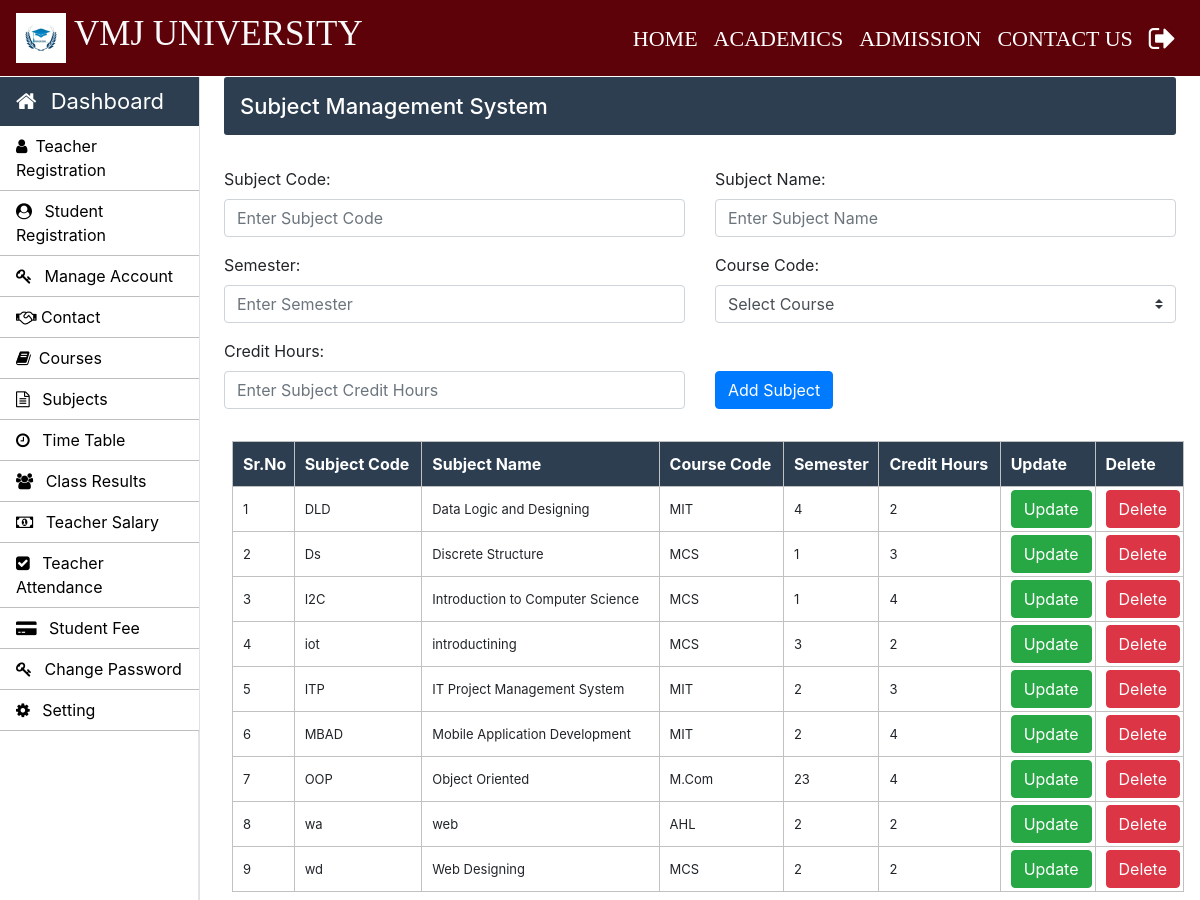
The page /admin/subjects.php (signed in) on the database as committed earlier.
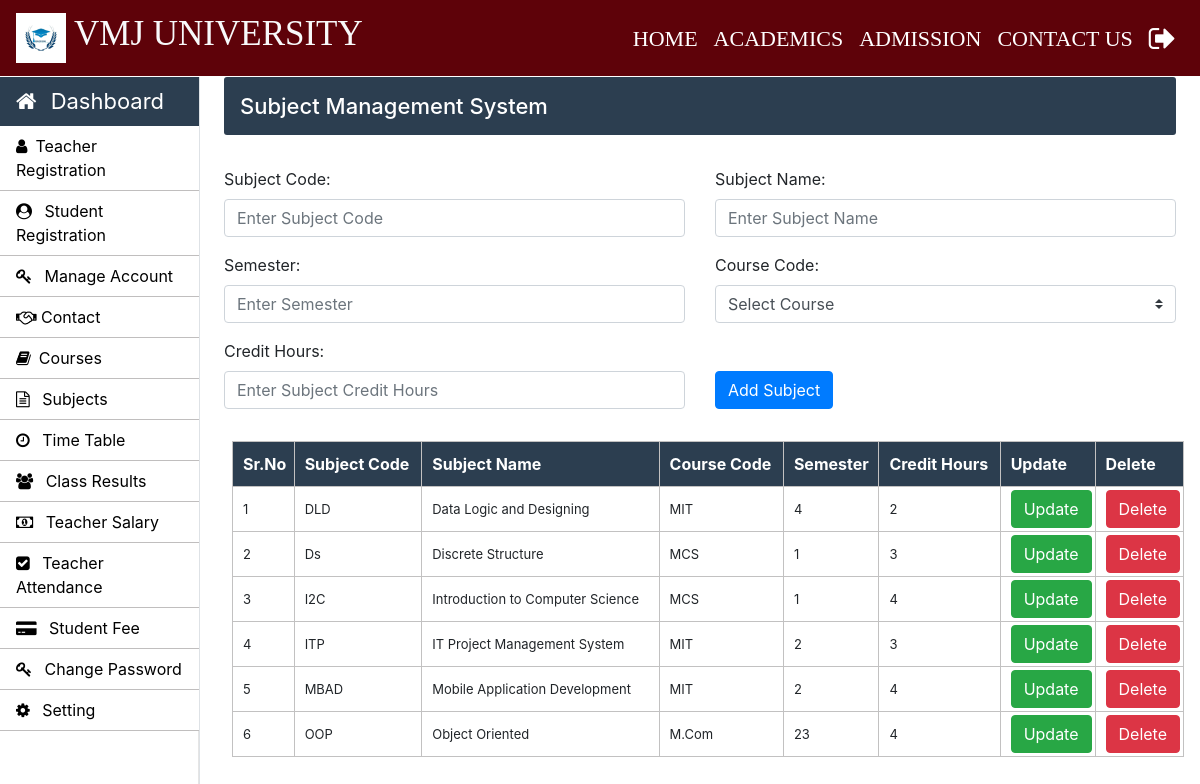
The same page on the database as committed later.
### tables this page shows
CREATE TABLE IF NOT EXISTS `course_subjects` (
  `subject_code` varchar(10) NOT NULL,
  `subject_name` varchar(50) NOT NULL,
  `course_code` varchar(10) NOT NULL,
  `semester` int NOT NULL,
  `dept_id` int DEFAULT NULL,
  `credit_hours` int NOT NULL,
  PRIMARY KEY (`subject_code`)
);

### admin/subjects.php (the view, shortened to what this page needs)
<!doctype html>
<html lang="en">
<head>
</head>
<body>
	<?php include('../common/common-header.php') ?>
	<?php include('../common/admin-sidebar.php') ?>
	<main role="main" class="col-xl-10 col-lg-9 col-md-8 ml-sm-auto px-md-4 mb-2 w-100">
		<div class="sub-main">
			<div class="bar-margin text-center d-flex flex-wrap flex-md-nowrap pt-3 pb-2 mb-3 text-white admin-dashboard pl-3">
				<h4>Subject Management System </h4>
			</div>
			<div class="row">
				<div class="col-md-12">
					<form action="subjects.php" method="post">
						<div class="row mt-3">
							<div class="col-md-6">
								<div class="form-group">
									<label for="exampleInputEmail1">Subject Code: </label>
									<input type="text" name="subject_code" class="form-control" required placeholder="Enter Subject Code">
								</div>
							</div>
							<div class="col-md-6">
								<div class="form-group">
									<label for="exampleInputPassword1">Subject Name:</label>
									<input type="text" name="subject_name" class="form-control" required placeholder="Enter Subject Name">
								</div>
							</div>
						</div>
						<div class="row">
							<div class="col-md-6">
								<div class="form-group">
									<label for="exampleInputPassword1">Semester:</label>
									<input type="text" name="semester" class="form-control" required placeholder="Enter Semester">
								</div>
							</div>
							<div class="col-md-6">
								<div class="form-group">
									<label for="exampleInputEmail1">Course Code:</label>
									<select class="browser-default custom-select" name="course_code">
										<option>Select Course</option>
									</select>
								</div>
							</div>
						</div>
						<div class="row">
							<div class="col-md-6">
								<div class="form-group">
									<label for="exampleInputPassword1">Credit Hours:</label>
									<input type="number" name="credit_hours" class="form-control" placeholder="Enter Subject Credit Hours" required>
								</div>
							</div>
							<div class="col-md-6 mt-4">
								<div class="form-group pt-2">
									<input type="submit" name="sub" value="Add Subject" class="btn btn-primary">
								</div>
							</div>
						</div>
					</form>
				</div>
			</div>
			<div class="row">
				<div class="col-md-12 ml-2">
					<section class="mt-3">
						<table class="w-100 table-elements table-three-tr" cellpadding="3">
							<tr class="table-tr-head table-three text-white">
								<th>Sr.No</th>
								<th>Subject Code</th>
								<th>Subject Name</th>
								<th>Course Code</th>
								<th>Semester</th>
								<th>Credit Hours</th>
								<th>Update</th>
								<th>Delete</th>
							</tr>
							<?php
								$sr=1;
								$query="select subject_code,subject_name,course_code,semester,credit_hours from course_subjects";
								$run=mysqli_query($con,$query);
								while($row=mysqli_fetch_array($run)) {
									echo "<tr>";
									echo "<td>".$sr++."</td>";
									echo "<td>".$row['subject_code']."</td>";
									echo "<td>".$row['subject_name']."</td>";
									echo "<td>".$row['course_code']."</td>";
									echo "<td>".$row['semester']."</td>";
									echo "<td>".$row['credit_hours']."</td>";
									echo "<td width='20'><a class='btn btn-success' href='update-subject.php?subject_code=".$row['subject_code']."'>Update</a></td>";
									echo "<td width='20'><a class='btn btn-danger' href='delete-function.php?subject_code=".$row['subject_code']."'>Delete</a></td>";
									echo "</tr>";
								}
							?>
						</table>
					</section>
				</div>
			</div>
		</div>
	</main>
</body>
</html>

Rows that differ between the two databases and show on the page:
removed course_subjects: subject_code "iot", subject_name "introductining", course_code "MCS", semester "3", credit_hours "2"
removed course_subjects: subject_code "wa", subject_name "web", course_code "AHL", semester "2", credit_hours "2"
removed course_subjects: subject_code "wd", subject_name "Web Designing", course_code "MCS", semester "2", credit_hours "2"
